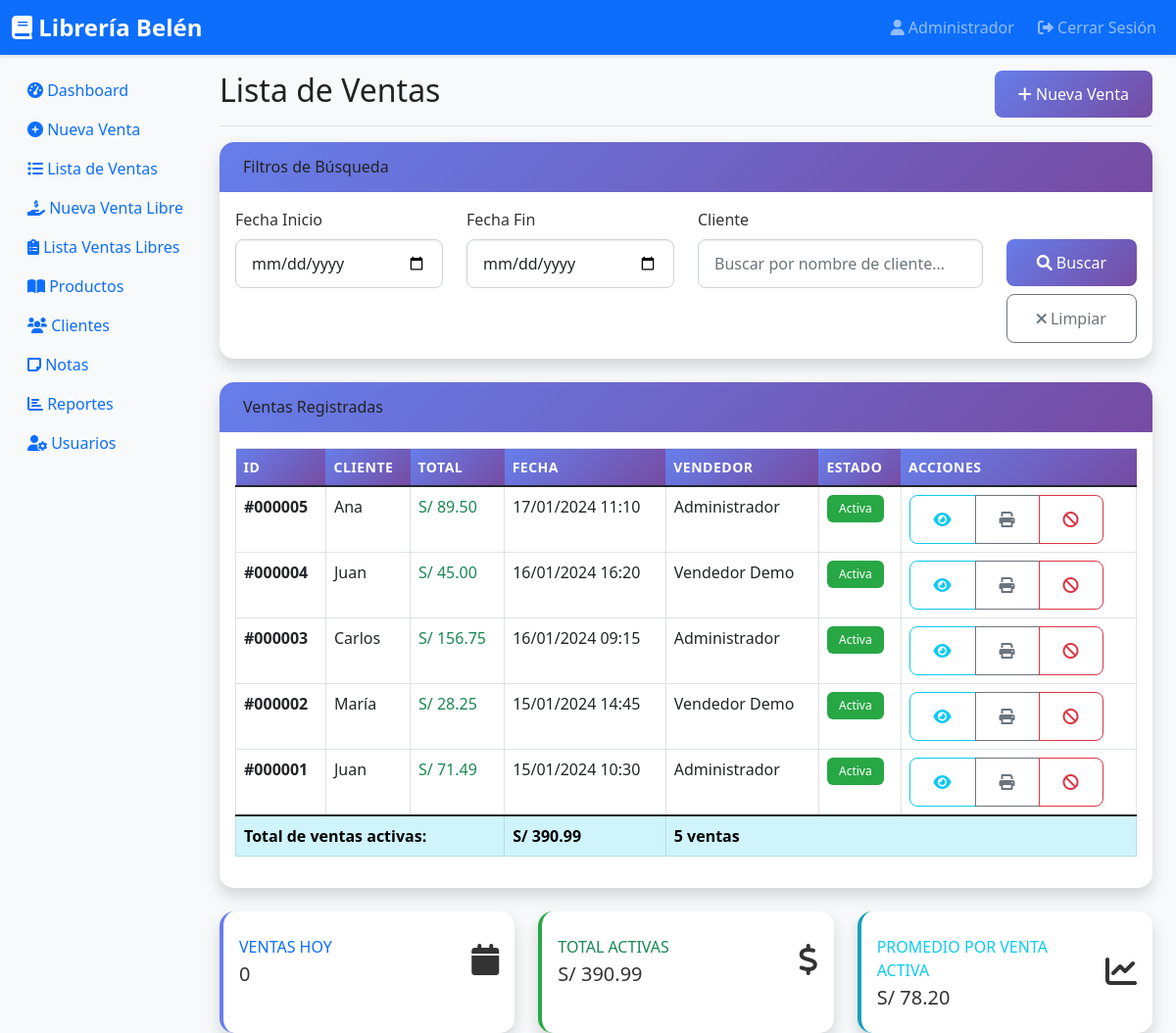
The page /ventas/lista_ventas.php (signed in) on the database its author committed.
### tables this page shows
CREATE TABLE ventas (
    id INT AUTO_INCREMENT PRIMARY KEY,
    cliente_id INT NOT NULL,
    usuario_id INT NOT NULL,
    subtotal DECIMAL(10,2) DEFAULT 0,
    impuestos DECIMAL(10,2) DEFAULT 0,
    descuento DECIMAL(10,2) DEFAULT 0,
    total DECIMAL(10,2) NOT NULL,
    estado ENUM('completada', 'pendiente', 'cancelada') DEFAULT 'completada',
    metodo_pago ENUM('efectivo', 'tarjeta', 'transferencia') DEFAULT 'efectivo',
    fecha TIMESTAMP DEFAULT CURRENT_TIMESTAMP,
    notas TEXT,
    FOREIGN KEY (cliente_id) REFERENCES clientes(id),
    FOREIGN KEY (usuario_id) REFERENCES usuarios(id),
    INDEX idx_fecha (fecha),
    INDEX idx_cliente (cliente_id),
    INDEX idx_usuario (usuario_id),
    INDEX idx_estado (estado)
);

CREATE TABLE clientes (
    id INT AUTO_INCREMENT PRIMARY KEY,
    nombre VARCHAR(100) NOT NULL,
    apellido VARCHAR(100),
    email VARCHAR(150) UNIQUE,
    telefono VARCHAR(20),
    direccion TEXT,
    ciudad VARCHAR(100),
    codigo_postal VARCHAR(10),
    fecha_nacimiento DATE,
    activo BOOLEAN DEFAULT TRUE,
    fecha_registro TIMESTAMP DEFAULT CURRENT_TIMESTAMP,
    fecha_actualizacion TIMESTAMP DEFAULT CURRENT_TIMESTAMP ON UPDATE CURRENT_TIMESTAMP,
    INDEX idx_nombre (nombre),
    INDEX idx_email (email),
    INDEX idx_telefono (telefono)
);

CREATE TABLE usuarios (
    id INT AUTO_INCREMENT PRIMARY KEY,
    nombre VARCHAR(100) NOT NULL,
    email VARCHAR(150) UNIQUE NOT NULL,
    password VARCHAR(255) NOT NULL,
    rol ENUM('admin', 'vendedor') DEFAULT 'vendedor',
    activo BOOLEAN DEFAULT TRUE,
    ultimo_acceso TIMESTAMP NULL,
    fecha_creacion TIMESTAMP DEFAULT CURRENT_TIMESTAMP,
    fecha_actualizacion TIMESTAMP DEFAULT CURRENT_TIMESTAMP ON UPDATE CURRENT_TIMESTAMP,
    INDEX idx_email (email)
);

### ventas/lista_ventas.php (the view, shortened to what the rows shown need)
<?php
require_once '../includes/functions.php';
$user_role = $_SESSION['user_role'];
$pdo = getConnection();
$sql = "
    SELECT v.id, v.total, v.fecha, v.estado, c.nombre as cliente_nombre, u.nombre as usuario_nombre
    FROM ventas v
    LEFT JOIN clientes c ON v.cliente_id = c.id
    LEFT JOIN usuarios u ON v.usuario_id = u.id
    WHERE 1=1
";
$params = [];
$sql .= " ORDER BY v.fecha DESC LIMIT 100";
$stmt = $pdo->prepare($sql);
$stmt->execute($params);
$ventas = $stmt->fetchAll();
?>
<!DOCTYPE html>
<html lang="es">
<head>
    <link href="https://cdn.jsdelivr.net/npm/bootstrap@5.1.3/dist/css/bootstrap.min.css" rel="stylesheet">
    <link href="https://cdnjs.cloudflare.com/ajax/libs/font-awesome/6.0.0/css/all.min.css" rel="stylesheet">
    <link href="../assets/css/style.css" rel="stylesheet">
</head>
<body>
    <div class="container-fluid">
        <div class="row">
            <main class="col-md-9 ms-sm-auto col-lg-10 px-md-4">
                <div class="d-flex justify-content-between flex-wrap flex-md-nowrap align-items-center pt-3 pb-2 mb-3 border-bottom">
                    <h1 class="h2">Lista de Ventas</h1>
                </div>
                <div class="card shadow mb-4">
                    <div class="card-body">
                        <?php if (empty($ventas)): ?>
                            <div class="alert alert-info text-center">
                                <i class="fas fa-info-circle"></i> No se encontraron ventas con los filtros aplicados.
                            </div>
                        <?php else: ?>
                            <div class="table-responsive">
                                <table class="table table-bordered table-hover">
                                    <thead>
                                        <tr>
                                            <th>ID</th>
                                            <th>Cliente</th>
                                            <th>Total</th>
                                            <th>Fecha</th>
                                            <th>Vendedor</th>
                                            <th>Estado</th>
                                            <th>Acciones</th>
                                        </tr>
                                    </thead>
                                    <tbody>
                                        <?php foreach ($ventas as $venta): ?>
                                            <tr>
                                                <td>
                                                    <strong>#<?php echo str_pad($venta['id'], 6, '0', STR_PAD_LEFT); ?></strong>
                                                </td>
                                                <td>
                                                    <?php echo htmlspecialchars($venta['cliente_nombre'] ?? 'Cliente eliminado'); ?>
                                                </td>
                                                <td>
                                                    <span class="h6 text-success">
                                                        S/ <?php echo number_format($venta['total'], 2); ?>
                                                    </span>
                                                </td>
                                                <td>
                                                    <?php echo formatearFecha($venta['fecha']); ?>
                                                </td>
                                                <td>
                                                    <?php echo htmlspecialchars($venta['usuario_nombre'] ?? 'Usuario eliminado'); ?>
                                                </td>
                                                <td>
                                                    <?php if ($venta['estado'] === 'cancelada'): ?>
                                                        <span class="badge bg-danger">Cancelada</span>
                                                    <?php else: ?>
                                                        <span class="badge bg-success">Activa</span>
                                                    <?php endif; ?>
                                                </td>
                                                <td>
                                                    <div class="btn-group" role="group">
                                                        <a href="detalle_venta.php?id=<?php echo $venta['id']; ?>"
                                                           class="btn btn-sm btn-outline-info"
                                                           data-bs-toggle="tooltip" title="Ver Detalle">
                                                            <i class="fas fa-eye"></i>
                                                        </a>
                                                        <a href="imprimir_venta.php?id=<?php echo $venta['id']; ?>"
                                                           class="btn btn-sm btn-outline-secondary"
                                                           data-bs-toggle="tooltip" title="Imprimir" target="_blank">
                                                            <i class="fas fa-print"></i>
                                                        </a>
                                                        <?php if ($user_role == 'admin' && $venta['estado'] !== 'cancelada'): ?>
                                                            <button type="button"
                                                                    class="btn btn-sm btn-outline-danger"
                                                                    data-bs-toggle="tooltip" title="Anular Venta"
                                                                    onclick="anularVenta(<?php echo $venta['id']; ?>)">
                                                                <i class="fas fa-ban"></i>
                                                            </button>
                                                        <?php endif; ?>
                                                    </div>
                                                </td>
                                            </tr>
                                        <?php endforeach; ?>
                                    </tbody>
                                </table>
                            </div>
                        <?php endif; ?>
                    </div>
                </div>
            </main>
        </div>
    </div>
    <?php include '../includes/footer.php'; ?>
</body>
</html>

### rows shown on the page
ventas: id "000005", cliente.nombre "Ana", total "89.50", fecha "17/01/2024 11:10", usuario.nombre "Administrador", estado "Activa"
ventas: id "000004", cliente.nombre "Juan", total "45.00", fecha "16/01/2024 16:20", usuario.nombre "Vendedor Demo", estado "Activa"
ventas: id "000003", cliente.nombre "Carlos", total "156.75", fecha "16/01/2024 09:15", usuario.nombre "Administrador", estado "Activa"
ventas: id "000002", cliente.nombre "María", total "28.25", fecha "15/01/2024 14:45", usuario.nombre "Vendedor Demo", estado "Activa"
ventas: id "000001", cliente.nombre "Juan", total "71.49", fecha "15/01/2024 10:30", usuario.nombre "Administrador", estado "Activa"

### other values the page prints
$user_name "Administrador"
$totalActivas "390.99"
$countActivas "5"
count($ventas_hoy) "0"
$totalActivas / $countActivas "78.20"
